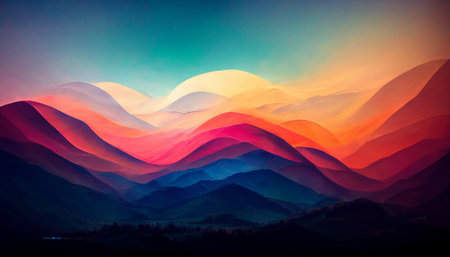
#> input picture python_for_data_science/1_Array/ex05/landscape.jpg, 450 x 257 px
$ python tester.py
#> lines starting #> are read from the running program, lines starting #| are printed output that depends on the picture
### python_for_data_science/1_Array/ex05/load_image.py
import os
import sys
import numpy as np
from PIL import Image


def ft_load(path: str) -> np.ndarray:
    """Load an image from a file and return it as a numpy array.

    Args:
        path (str): The path to the image file

    Returns:
        np.ndarray: The image as a numpy array

    Raises:
        FileNotFoundError: If the image file doesn't exist
        ValueError: If the file is not a valid image
        Exception: For other unexpected errors
    """
#> called with path = 'landscape.jpg'
    try:
        # Check if file exists
        if not os.path.exists(path):
            raise FileNotFoundError(f"Error: No such file: '{path}'")

        # Check file extension
        ext = os.path.splitext(path)[1].lower()
        if ext not in ['.jpg', '.jpeg']:
            raise ValueError("Error: Unsupported image format.\
                             Only JPG/JPEG supported")

        # Load and convert image to numpy array
        img = np.array(Image.open(path))
#> img is the input picture: shape (257, 450, 3); mean R, G, B 98.7, 79.1, 89.1

        # Print image shape
        print(f"The shape of image is: {img.shape}")
#| The shape of image is: (257, 450, 3)
#| The shape of image is: (257, 450, 3)
#> (printed output is left out)

        return img

    except FileNotFoundError as e:
        print(e)
        sys.exit(1)
    except ValueError as e:
        print(e)
        sys.exit(1)
    except Exception as e:
        print(f"Error: Failed to load image: {str(e)}")
        sys.exit(1)

### python_for_data_science/1_Array/ex05/pimp_image.py
import numpy as np


def ft_invert(array) -> np.ndarray:
    """
    Inverts the color of the image received.
    Args:
        array: numpy.ndarray representing the image
    Returns:
        numpy.ndarray: inverted image array
    """
    return 255 - array
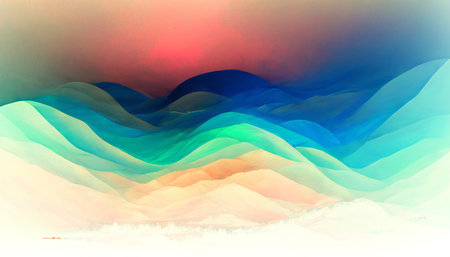
#> returned value: shape (257, 450, 3); mean of channels 0, 1, 2 156.3, 175.9, 165.9; drawn as R, G, B


def ft_red(array) -> np.ndarray:
    """
    Keeps only the red channel of the image.
    Args:
        array: numpy.ndarray representing the image
    Returns:
        numpy.ndarray: red channel image array
    """
    red = array.copy()
    red[:, :, 1:] = 0  # Set green and blue channels to 0
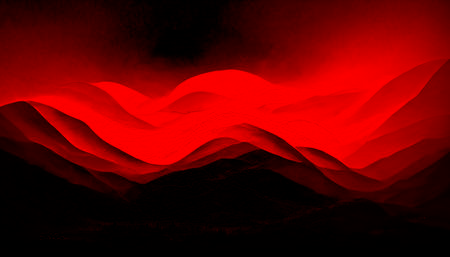
#> red: shape (257, 450, 3); mean R, G, B 98.7, 0, 0
    return red


def ft_green(array) -> np.ndarray:
    """
    Keeps only the green channel of the image.
    Args:
        array: numpy.ndarray representing the image
    Returns:
        numpy.ndarray: green channel image array
    """
    green = array.copy()
    green[:, :, 0] = 0  # Set red channel to 0
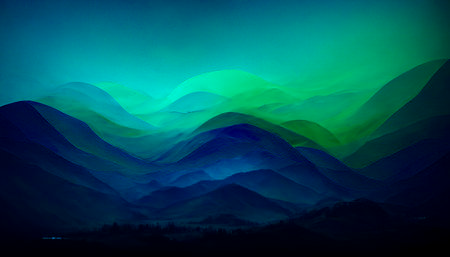
#> green: shape (257, 450, 3); mean R, G, B 0, 79.1, 89.1
    green[:, :, 2] = 0  # Set blue channel to 0
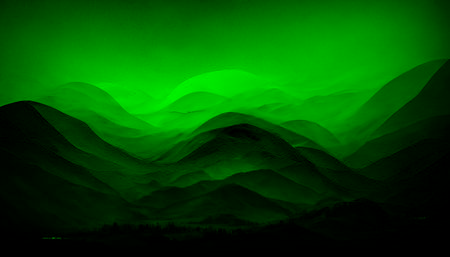
#> green: shape (257, 450, 3); mean R, G, B 0, 79.1, 0
    return green


def ft_blue(array) -> np.ndarray:
    """
    Keeps only the blue channel of the image.
    Args:
        array: numpy.ndarray representing the image
    Returns:
        numpy.ndarray: blue channel image array
    """
    blue = array.copy()
    blue[:, :, 0:2] = 0  # Set red and green channels to 0
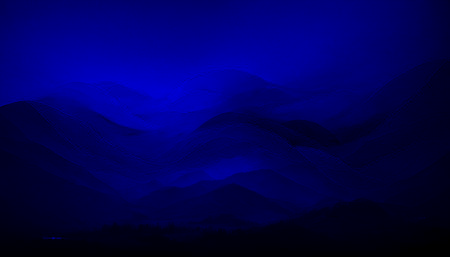
#> blue: shape (257, 450, 3); mean R, G, B 0, 0, 89.1
    return blue


def ft_grey(array) -> np.ndarray:
    """
    Converts the image to grayscale.
    Args:
        array: numpy.ndarray representing the image
    Returns:
        numpy.ndarray: grayscale image array
    """
    grey = array.copy()
    grey = (grey[:, :, 0] / 3 + grey[:, :, 1] / 3 + grey[:, :, 2] / 3)
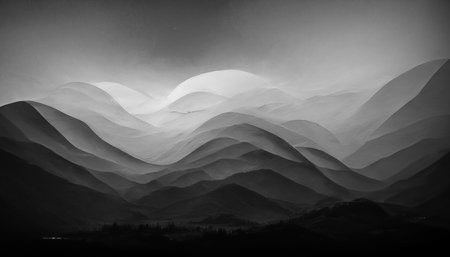
#> grey: shape (257, 450) float64; min 0, max 239, mean 89
    grey = grey[:, :, None]  # Add channel dimension back
    return grey.repeat(3, axis=2)  # Repeat the values across all channels

### python_for_data_science/1_Array/ex05/tester.py
import matplotlib.pyplot as plt
from load_image import ft_load
from pimp_image import ft_invert, ft_red, ft_green, ft_blue, ft_grey


def display_image(image, title):
    """Display an image with its title"""
    plt.figure(figsize=(5, 5))
    plt.imshow(image)
    plt.title(title)
    plt.axis('off')
    plt.show()


def main():
    # Load the image
    array = ft_load("landscape.jpg")
    print("The shape of image is:", array.shape)
    print(array)

    # Display original and transformed images
    display_image(array, "Original")
    display_image(ft_invert(array), "Inverted")
    display_image(ft_red(array), "Red Channel")
    display_image(ft_green(array), "Green Channel")
    display_image(ft_blue(array), "Blue Channel")
    display_image(ft_grey(array), "Greyscale")
#> in display_image (call 6), `plt.show()`:
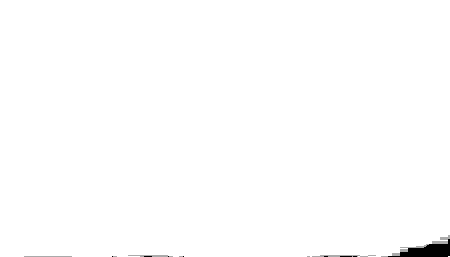
#> shown: shape (257, 450, 3) float64; min 0, max 1, mean 0.994

    # Print docstring
    print(ft_invert.__doc__)
    print(ft_red.__doc__)
    print(ft_green.__doc__)
    print(ft_blue.__doc__)
    print(ft_grey.__doc__)


if __name__ == "__main__":
    main()
